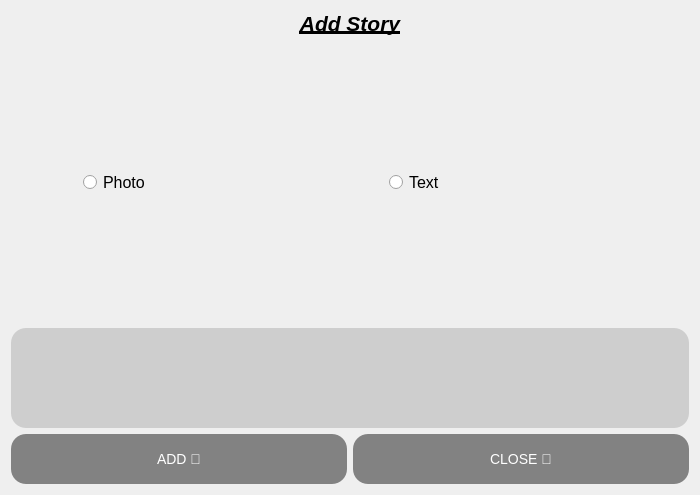
<?xml version="1.0" encoding="UTF-8"?>
<ui version="4.0">
 <class>AddStory</class>
 <widget class="QWidget" name="AddStory">
  <property name="geometry">
   <rect>
    <x>0</x>
    <y>0</y>
    <width>700</width>
    <height>495</height>
   </rect>
  </property>
  <property name="maximumSize">
   <size>
    <width>715</width>
    <height>495</height>
   </size>
  </property>
  <property name="windowTitle">
   <string>Form</string>
  </property>
  <layout class="QVBoxLayout" name="verticalLayout">
   <item>
    <widget class="QLabel" name="label">
     <property name="text">
      <string>&lt;html&gt;&lt;head/&gt;&lt;body&gt;&lt;p align=&quot;center&quot;&gt;&lt;span style=&quot; font-size:16pt; font-weight:700; font-style:italic; text-decoration: underline;&quot;&gt;Add Story&lt;/span&gt;&lt;/p&gt;&lt;/body&gt;&lt;/html&gt;</string>
     </property>
     <property name="textFormat">
      <enum>Qt::AutoText</enum>
     </property>
    </widget>
   </item>
   <item>
    <spacer name="verticalSpacer_2">
     <property name="orientation">
      <enum>Qt::Vertical</enum>
     </property>
     <property name="sizeHint" stdset="0">
      <size>
       <width>20</width>
       <height>40</height>
      </size>
     </property>
    </spacer>
   </item>
   <item>
    <layout class="QHBoxLayout" name="horizontalLayout_2">
     <item>
      <spacer name="horizontalSpacer">
       <property name="orientation">
        <enum>Qt::Horizontal</enum>
       </property>
       <property name="sizeHint" stdset="0">
        <size>
         <width>40</width>
         <height>20</height>
        </size>
       </property>
      </spacer>
     </item>
     <item>
      <widget class="QRadioButton" name="radioButtonPhoto">
       <property name="minimumSize">
        <size>
         <width>300</width>
         <height>50</height>
        </size>
       </property>
       <property name="styleSheet">
        <string notr="true">font:16px;</string>
       </property>
       <property name="text">
        <string>Photo</string>
       </property>
      </widget>
     </item>
     <item>
      <widget class="QRadioButton" name="radioButtonText">
       <property name="minimumSize">
        <size>
         <width>300</width>
         <height>50</height>
        </size>
       </property>
       <property name="styleSheet">
        <string notr="true">font:16px;</string>
       </property>
       <property name="text">
        <string>Text</string>
       </property>
      </widget>
     </item>
    </layout>
   </item>
   <item>
    <spacer name="verticalSpacer">
     <property name="orientation">
      <enum>Qt::Vertical</enum>
     </property>
     <property name="sizeHint" stdset="0">
      <size>
       <width>20</width>
       <height>40</height>
      </size>
     </property>
    </spacer>
   </item>
   <item>
    <widget class="QTextEdit" name="textEdit">
     <property name="maximumSize">
      <size>
       <width>16777215</width>
       <height>100</height>
      </size>
     </property>
     <property name="styleSheet">
      <string notr="true">background:rgb(206, 206, 206);
border-radius:15px;
font:16px;
font:white;</string>
     </property>
    </widget>
   </item>
   <item>
    <layout class="QHBoxLayout" name="horizontalLayout">
     <item>
      <widget class="QPushButton" name="pushButton">
       <property name="minimumSize">
        <size>
         <width>0</width>
         <height>50</height>
        </size>
       </property>
       <property name="styleSheet">
        <string notr="true">background:rgb(130, 130, 130);
font:14px;
color:white;
border-radius:15px;
</string>
       </property>
       <property name="text">
        <string>ADD 🤩</string>
       </property>
      </widget>
     </item>
     <item>
      <widget class="QPushButton" name="pushButton_2">
       <property name="minimumSize">
        <size>
         <width>0</width>
         <height>50</height>
        </size>
       </property>
       <property name="styleSheet">
        <string notr="true">background:rgb(130, 130, 130);
font:14px;
color:white;
border-radius:15px;
</string>
       </property>
       <property name="text">
        <string>CLOSE 🥺</string>
       </property>
      </widget>
     </item>
    </layout>
   </item>
  </layout>
 </widget>
 <resources/>
 <connections/>
</ui>
